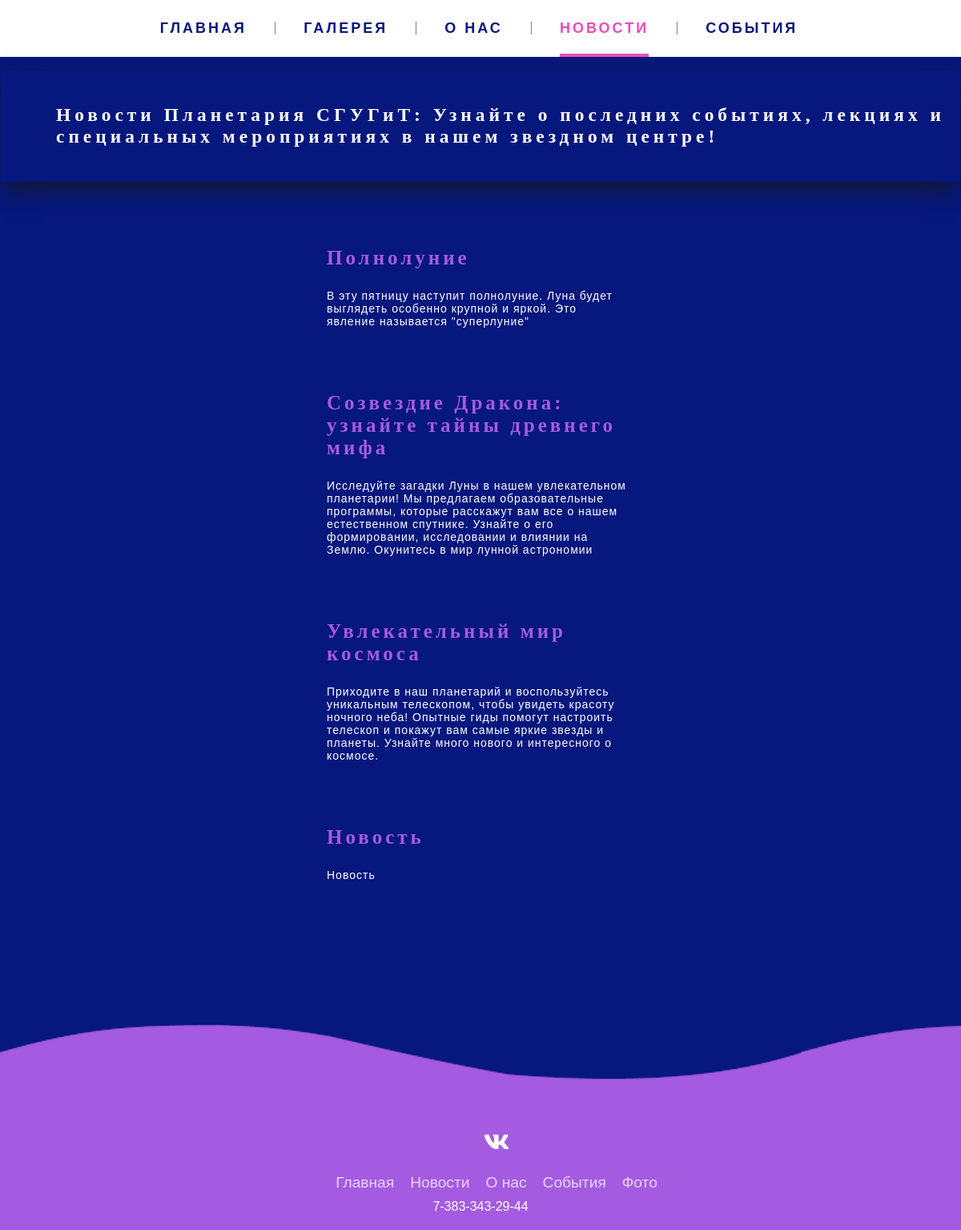
Page /news on the committed database.
### main/models.py (models this page shows)
class Articles(models.Model):
    title = models.CharField('Название', max_length=50)
    anons = models.CharField('Описание', max_length=250)
    full_text = models.TextField('Новость')
    date = models.DateTimeField('Дата публикации')
    def __str__(self):
        return self.title
    class Meta:
        verbose_name = 'Новость'
        verbose_name_plural = 'Новости'

### main/views.py (the view)
# urls.py: path('news', views.index3, name='news'),
def index3(request):
    new = Articles.objects.all()
    print(new)
    return render(request, 'main/index3.html', {'new': new})

### main/templates/main/index3.html (shortened to what this page needs)
{% extends 'main/layout.html' %}
{% load static %}
{%block cl3 %}current{% endblock %}
{% block css%}{% static 'news/css/news.css' %}{% endblock %}
{% block content %}
  <div class="heading">
    <h3>Новости Планетария СГУГиТ: Узнайте о последних событиях, лекциях и специальных мероприятиях в нашем звездном центре!</h3>
  </div>
<div class="features">
        {% for el in new %}
            <div class="alert alert-warning">
               <div class="top"> <h3>{{ el.title }}</h3></div>
                <p>{{ el.full_text }}</p>
            </div>
        {% endfor %}
</div>
{% endblock %}

### main/static/news/css/news.css (style rules this page uses)
body { font-family: Refinest Personal Ue; margin: 0; padding: 0; background:#06177D url(../img/back.png); }
.heading { letter-spacing: 5px; display: flex; justify-content: center; align-items: center; font-size: 20px; padding: 20px; margin-bottom: 80px; box-shadow: 0px 10px 30px -5px #181818; background-color: #A55BE1; background: #fefefe; -webkit-background-clip: text; -webkit-text-fill-color: transparent; font-weight: 900; }
.heading h3 { padding-left: 50px; }
.features { weight: 400px; font-family: padding-left: 100px; padding-right: 10px; margin: 20px 34%; text-align: left; padding-bottom: 100px; color: #fff; }
.alert-warning h3 { color: #A55BE1; font-family: Refinest Personal Ue; font-size: 25px; padding-left: 0px; margin-top: 1px; padding-top: 0px; padding-bottom: 0px; display: flex; flex-direction: row; justify-content: flex-start; letter-spacing: 4px; }
.alert-warning { padding-bottom: 65px; letter-spacing: 1px; font-family: "Poppins", sans-serif; font-size: 14px; }

### rows in the picture
Articles: title "Полнолуние", full_text "В эту пятницу наступит полнолуние. Луна будет выглядеть особенно крупной и яркой. Это явление называется \"суперлуние\""
Articles: title "Созвездие Дракона: узнайте тайны древнего мифа", full_text "Исследуйте загадки Луны в нашем увлекательном планетарии! Мы предлагаем образовательные программы, которые расскажут вам все о нашем естественном спутнике. Узнайте о его формировании, исследовании и влиянии на Землю. Окунитесь в мир лунной астрономии"
Articles: title "Увлекательный мир космоса", full_text "Приходите в наш планетарий и воспользуйтесь уникальным телескопом, чтобы увидеть красоту ночного неба! Опытные гиды помогут настроить телескоп и покажут вам самые яркие звезды и планеты. Узнайте много нового и интересного о космосе."
Articles: title "Новость", full_text "Новость"
